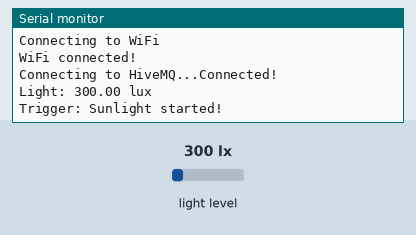
This sketch was run on a simulated Arduino MKR. On the bench: the last lines printed to the serial monitor. The inputs (shaded band) are chosen by the test bench; at power-on: light level 300 lx. WiFi joins after 1.5 s; servers stay silent unless stated; no MQTT or app messages arrive unless stated.

Above: at 4.2 s.
4.3 s: light level set to 40 lx
At 8.8 s:
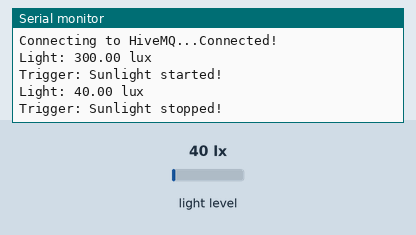
9.9 s: light level set to 500 lx
At 18.9 s:
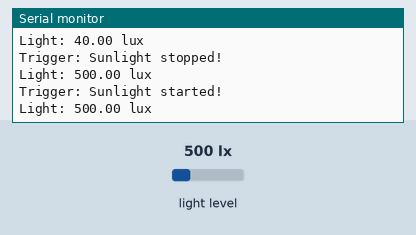
Timing chart, 0 to 20.4 s (numbered marks = the images above; inputs shaded):
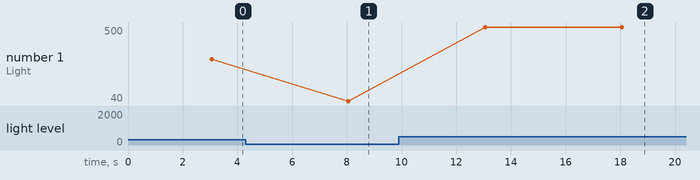

The sketch:

Node_Red_hiveMQ.ino
```cpp
#include <WiFiNINA.h>
#include <PubSubClient.h>
#include <Wire.h>
#include <BH1750.h>
//#include "secrets.h"


const char* ssid        = "Telstra ai";
const char* password    = "Hoi123456789";
const char* mqtt_server = "6f3605820d7e4e06a91e9c9f08a214e3.s1.eu.hivemq.cloud";
const int   mqtt_port   = 8883;
const char* mqtt_user   = "testing";
const char* mqtt_password = "*Testing1";


// Light threshold (lux) - adjust based on your environment
const float LIGHT_THRESHOLD = 50;

WiFiSSLClient wifiClient;
PubSubClient client(wifiClient);
BH1750 lightMeter;

bool sunlightActive = false;

void connectWiFi() {
  Serial.print("Connecting to WiFi");
  WiFi.begin(ssid, password);
  while (WiFi.status() != WL_CONNECTED) {
    delay(500);
    Serial.print(".");
  }
  Serial.println("\nWiFi connected!");
   delay(1500);
}

void connectMQTT() {
  while (!client.connected()) {
    Serial.print("Connecting to HiveMQ...");
    if (client.connect("ArduinoClient", mqtt_user, mqtt_password)) {
      Serial.println("Connected!");
    } else {
      Serial.print("Failed, rc=");
      Serial.println(client.state());
      delay(3000);

    }
  }
}

void setup() {
  Serial.begin(9600);
  Wire.begin();
  lightMeter.begin();
  connectWiFi();
  client.setServer(mqtt_server, mqtt_port);
}

void publishtopic(float lux)
{
  // Trigger logic - publish status only on state CHANGE
  if (lux >= LIGHT_THRESHOLD && !sunlightActive) {
    sunlightActive = true;
    client.publish("terrarium/status", "SUNLIGHT_START");
    Serial.println("Trigger: Sunlight started!");
  } else if (lux < LIGHT_THRESHOLD && sunlightActive) {
    sunlightActive = false;
    client.publish("terrarium/status", "SUNLIGHT_STOP");
    Serial.println("Trigger: Sunlight stopped!");
  }
}

void loop() {
  if (!client.connected()) connectMQTT();
  client.loop();

  float lux = lightMeter.readLightLevel();
  Serial.print("Light: ");
  Serial.print(lux);
  Serial.println(" lux");

  publishtopic(lux);

  delay(5000); // Read every 5 seconds
}
```

Measured:
- after the input at 4.3 s, the serial monitor: prints a new line after 3.8 s (image 1)
- after the input at 9.9 s, the serial monitor: prints a new line after 3.2 s (image 2)
- plotted number 1: 300 → 40 after the input at 4.3 s, 40 → 500 after the input at 9.9 s
